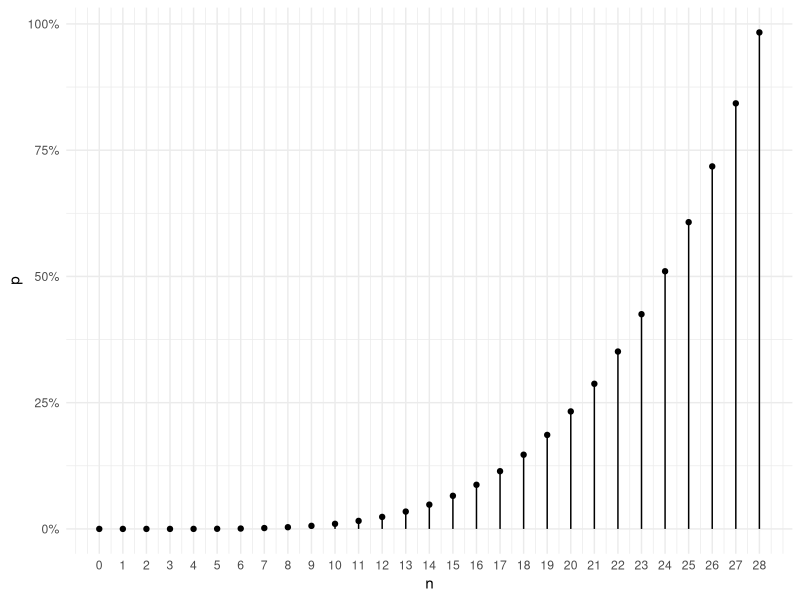
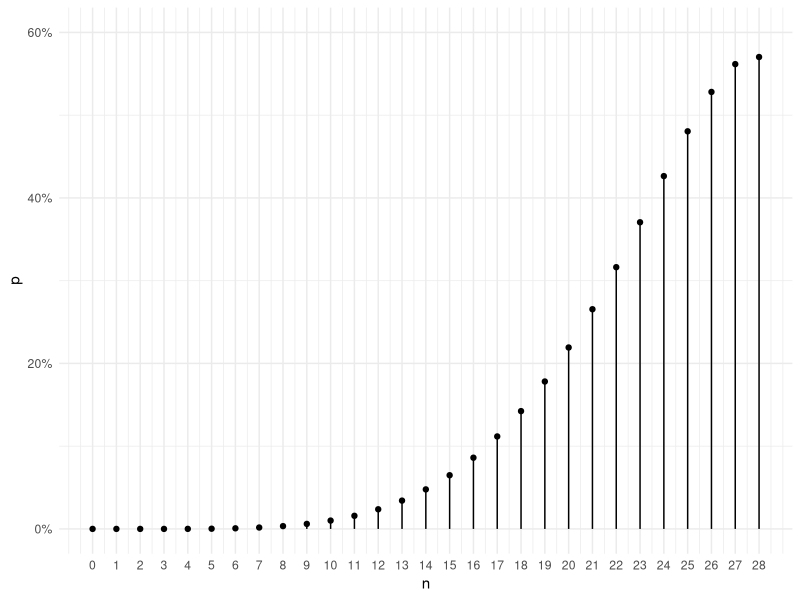
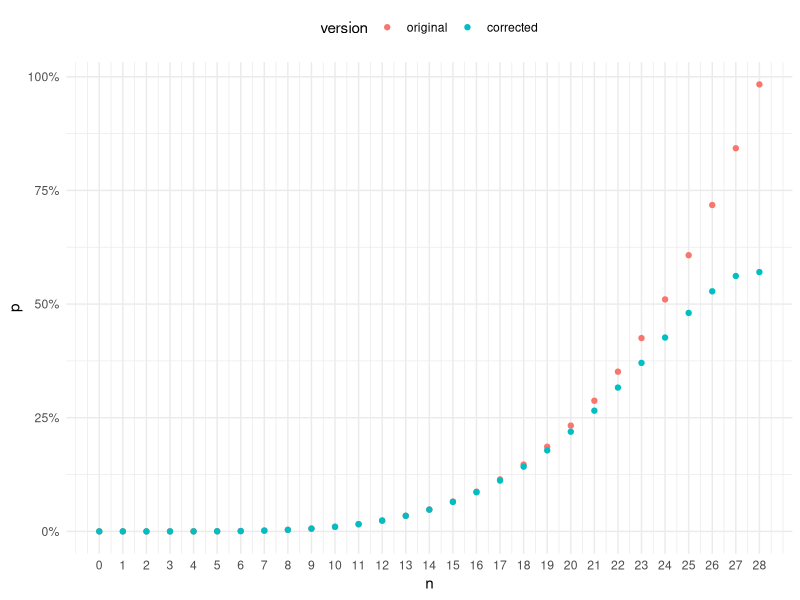
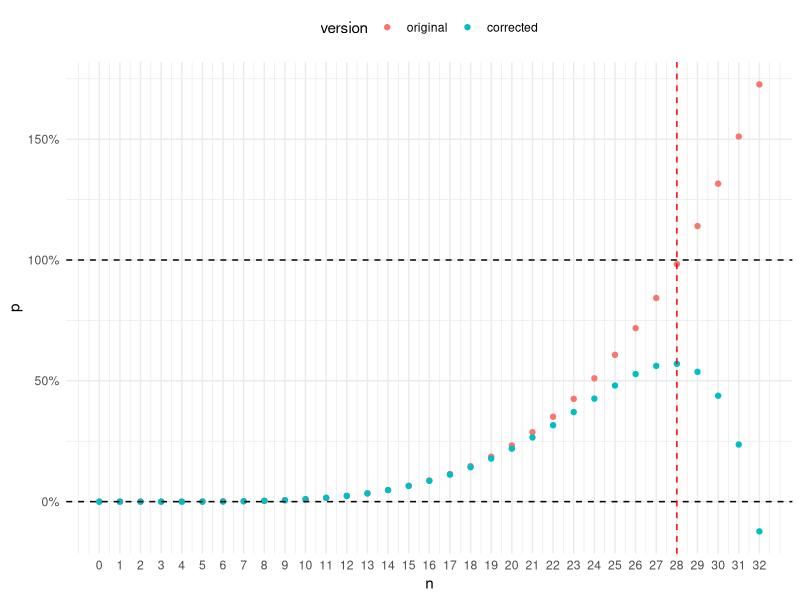

Recreate these plots in R, in order. (Note: a time limit stopped this script after it produced the figures.)
## ---- chunk 1
library(tibble)
library(ggplot2)
library(purrr)
library(scales)
library(tidyr)
library(dplyr)
library(parallel)
library(xfun)
theme_set(theme_minimal())
## ---- chunk 2
prob1 <- function(n) {
  choose(13, 1) * choose(48, n-4) / choose(52, n)
}
df1 <- tibble(
  n = 0:52,
  p = map_dbl(n, prob1)
)
df1 %>% 
  filter(n <= 28) %>%
  ggplot(aes(x = n, y = p)) +
    geom_point() +
    geom_linerange(aes(ymin = 0, ymax = p)) +
    scale_x_continuous(breaks = seq(0, 28, 1)) +
    scale_y_continuous(label = percent)
## ---- chunk 3
prob2 <- function(n) {
  start = choose(13, 1) * choose(48, n-4)
  correction = sum(
    map_dbl(seq(2, 13, 1), ~(.x - 1) * choose(13, .x) * choose(52-4*.x, n-4*.x))
  )
  (start - correction) / choose(52, n)
}
df2 <- tibble(
  n = 0:52,
  p = map_dbl(n, prob2)
)
df2 %>%
  filter(n <= 28) %>%
  ggplot(aes(x = n, y = p)) +
    geom_point() +
    geom_linerange(aes(ymin = 0, ymax = p)) +
    scale_x_continuous(breaks = seq(0, 28, 1)) +
    scale_y_continuous(label = percent, limits = c(0, 0.6))
## ---- chunk 4
df1n2 <- bind_rows(
  mutate(df1, version = "original"),
  mutate(df2, version = "corrected")
) %>%
  mutate(version = factor(version, levels = c("original", "corrected")))
df1n2 %>%
  filter(n <= 28) %>%
  ggplot(aes(x = n, y = p)) +
    geom_point(aes(color = version)) +
    scale_x_continuous(breaks = seq(0, 28, 1)) +
    scale_y_continuous(label = percent) +
    theme(legend.position = "top")
## ---- chunk 5
df1n2 %>%
  filter(n <= 32) %>%
  ggplot(aes(x = n, y = p)) +
    geom_point(aes(color = version)) +
    geom_hline(yintercept = 0, linetype = "dashed") +
    geom_hline(yintercept = 1, linetype = "dashed") +
    geom_vline(xintercept = 28, color = "red", linetype = "dashed") +
    scale_x_continuous(breaks = seq(0, 32, 1)) +
    scale_y_continuous(label = percent) +
    theme(legend.position = "top")
## ---- chunk 6
# create a standard deck
create_a_deck <- function(randomize = TRUE) {
  ranks <- c(
    "ace" = 1L,
    "2" = 2L,
    "3" = 3L,
    "4" = 4L,
    "5" = 5L,
    "6" = 6L,
    "7" = 7L,
    "8" = 8L,
    "9" = 9L,
    "10" = 10L,
    "jack" = 11L,
    "queen" = 12L,
    "king" = 13L
  )
  suits <- c("club", "diamond", "spade", "heart")
  R <- length(ranks)
  S <- length(suits)
  D <- R*S
  deck <- vector(mode = "list", length = D)
  for (i in seq_along(suits)) {
    for (j in seq_along(ranks)) {
      id <- (i-1) * R + j
      deck[[id]] <- list(
        id = id,
        suit = suits[i],
        rank = ranks[j]
      )
    }
  }
  if (randomize) {
    deck <- deck[sample(1:D, replace = FALSE)]
  }
  return(deck)
}
## ---- chunk 7
# function to draw n cards from a deck d
draw_cards <- function(d, n) {
   d[sample(1:length(d), size = n, replace = FALSE)]
}
# test if a hand of cards had any four-of-a-kind
has_foak <- function(cards) {
  any(table(map_int(cards, pluck, "rank")) >= 4)
}
# draw n cards and test if there are any four-of-a-kind in the hand
one_draw <- function(d, n) {
  cards <- draw_cards(d, n)
  has_foak(cards)
}
## ---- chunk 8
ns <- seq(0, 52, 1)
sim_res <- vector(mode = "list", length = length(ns))
deck <- create_a_deck(randomize = FALSE)
df.sim <- cache_rds({
  set.seed(42)
  for (i in seq_along(ns)) {
    sim_res[[i]]  <- tibble(
      n = ns[i],
      p = mean(
        simplify(
          mclapply(
            1:1e6,
            function(x) { one_draw(d = deck, n = ns[i]) },
            mc.cores = 8
          )
        )
      )
    )
  }
  bind_rows(sim_res)
}, clean = FALSE)
## ---- chunk 9
df.sim %>%
  ggplot(aes(x = n, y = p)) +
    geom_point() +
    geom_linerange(aes(ymin = 0, ymax = p)) +
    scale_x_continuous(breaks = seq(0, 50, 5)) +
    scale_y_continuous(label = percent)
## ---- chunk 10
G <- function(R, K, n) {
  choose(R, K) * choose(4*R-4*K, n-4*K) / choose(4*R, n)
}

F <- function(n, R) {
  if (n <= 3) {
    return(0)
  }
  res <- vector(mode = "numeric", length = R)
  for (K in seq(R)) {
    res[K] <- G(R, K, n) * (1 - F(n-4*K, R-K))
  }
  sum(res)
}
## ---- chunk 11
df.sim %>%
  rename(p.sim = p) %>%
  mutate(p.formula = map_dbl(n, ~F(.x, R = 13))) %>%
  ggplot(aes(x = p.sim, y = p.formula)) +
    geom_point() +
    geom_abline(aes(intercept = 0, slope = 1), color = "red", linetype = "dashed") +
    scale_x_continuous(label = percent) +
    scale_y_continuous(label = percent)
## ---- chunk 12
df3 <- tibble(
  n = 0:28,
  p.original = map_dbl(n, prob1),
  p.corrected = map_dbl(n, prob2),
  p.formula = map_dbl(n, ~F(.x, R = 13))
)
df3 %>%
  pivot_longer(-n, names_to = "type", values_to = "probability") %>%
  ggplot(aes(x = n, y = probability)) +
    geom_point(aes(color = type)) +
    scale_x_continuous(breaks = seq(0, 28, 1)) +
    scale_y_continuous(label = percent) +
    theme(legend.position = "top")
